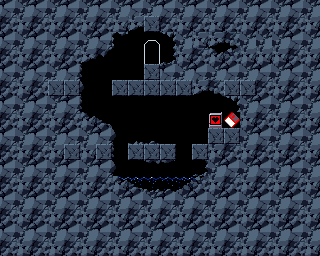

The image is a tile-based game level rendered from a .tmx file. Its description and source (layers, tilesets, objects; grid data summarised) follow:
An orthogonal 20x16 tile map with 16x16 px tiles, 2 tile layers (background, Tile Layer 1), 2 tilesets and 25 objects (player).

<map version="1.0" orientation="orthogonal" renderorder="right-down" width="20" height="16" tilewidth="16" tileheight="16" nextobjectid="33">
 <tileset firstgid="1" name="PrtCave" tilewidth="16" tileheight="16">
  <image source="assets\tilesets\PrtCave.png" width="256" height="80" />
 </tileset>
 <tileset firstgid="81" name="NpcSym" tilewidth="16" tileheight="16">
  <image source="assets\tilesets\NpcSym.png" width="320" height="240" />
  <tile id="18">
   <animation>
    <frame tileid="18" duration="10" />
    <frame tileid="19" duration="10" />
   </animation>
  </tile>
  <tile id="26">
   <animation>
    <frame tileid="26" duration="100" />
    <frame tileid="27" duration="100" />
    <frame tileid="28" duration="100" />
    <frame tileid="29" duration="100" />
    <frame tileid="30" duration="100" />
    <frame tileid="31" duration="100" />
    <frame tileid="32" duration="100" />
    <frame tileid="33" duration="100" />
   </animation>
  </tile>
 </tileset>
 <layer name="background" width="20" height="16">
  <data>[320 cells, 320 non-empty, 28 distinct tile ids]</data>
 </layer>
 <layer name="Tile Layer 1" width="20" height="16">
  <data>[320 cells, 21 non-empty, 3 distinct tile ids]</data>
 </layer>
 <objectgroup name="collisions">
  <object id="1" x="144.823" y="17.4994" width="14.1805" height="14.4823" />
  <object id="2" x="144.219" y="64.8685" width="15.3874" height="14.4823" />
  <object id="3" x="111.634" y="79.9541" width="80.2559" height="15.3874" />
  <object id="4" x="58.2308" y="28.0594" width="23.5337" height="107.41" />
  <object id="5" x="53.4033" y="125.513" width="60.041" height="16.5943" />
  <object id="6" x="107.41" y="126.116" width="6.03427" height="58.2308" />
  <object id="7" x="128.53" y="144.219" width="47.0673" height="15.6891" />
  <object id="8" x="192.493" y="145.124" width="15.3874" height="14.1805" />
  <object id="9" x="209.088" y="128.228" width="31.0765" height="14.784" />
  <object id="11" x="174.089" y="25.6457" width="12.0685" height="37.7142" />
  <object id="14" x="238.052" y="98.6604" width="11.4651" height="32.2834" />
  <object id="15" x="114.35" y="185.252" width="93.833" height="13.2754" />
  <object id="16" x="206.372" y="161.719" width="7.84456" height="25.6457" />
  <object id="24" x="100.601" y="17.4475" width="44.1755" height="14.6633" />
  <object id="25" x="81.8546" y="32.6676" width="30.069" height="20.046" />
  <object id="26" x="82.2259" y="53.4561" width="12.436" height="5.56834" />
  <object id="27" x="159.997" y="31.3683" width="13.5496" height="5.56834" />
  <object id="28" x="192.108" y="90.3928" width="36.9367" height="5.19712" />
  <object id="29" x="226.075" y="96.5179" width="11.8791" height="4.45467" />
 </objectgroup>
 <objectgroup color="#00ff00" name="spawn points">
  <object id="17" name="player" x="158.337" y="136.764" width="2.57298" height="2.77091">
   <ellipse />
  </object>
 </objectgroup>
 <objectgroup name="slopes">
  <object id="19" x="184.003" y="185.49">
   <polyline points="0,0 22.4892,-14.3113" />
  </object>
  <object id="20" x="113.721" y="171.704">
   <polyline points="0,0 22.3203,13.7164" />
  </object>
  <object id="21" x="82.2142" y="111.404">
   <polyline points="0,0 31.1847,14.1749" />
  </object>
  <object id="23" x="159.913" y="65.0994">
   <polyline points="0,0 14.1749,-6.61494" />
  </object>
 </objectgroup>
 <objectgroup name="doors">
  <object id="32" x="147.466" y="50.8598" width="9.14938" height="12.6477">
   <properties>
    <property name="destination" value="Map 2" />
   </properties>
  </object>
 </objectgroup>
</map>